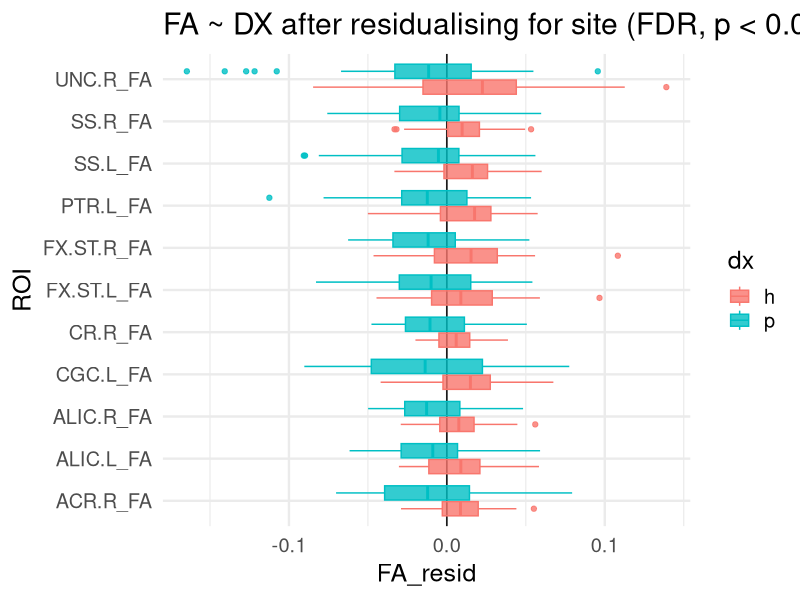
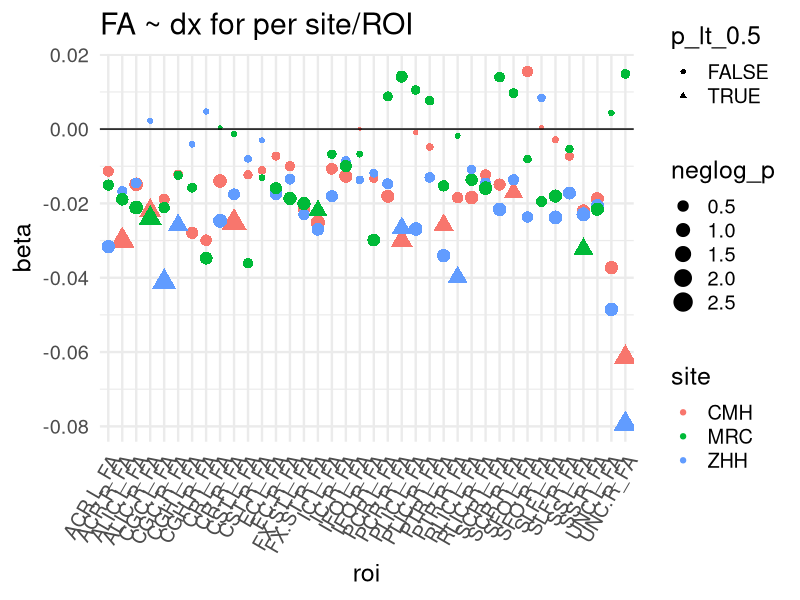
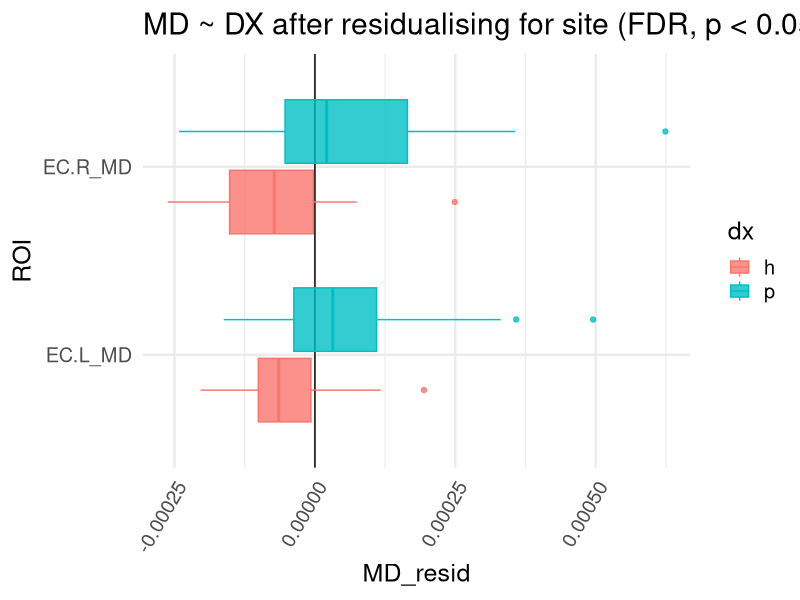
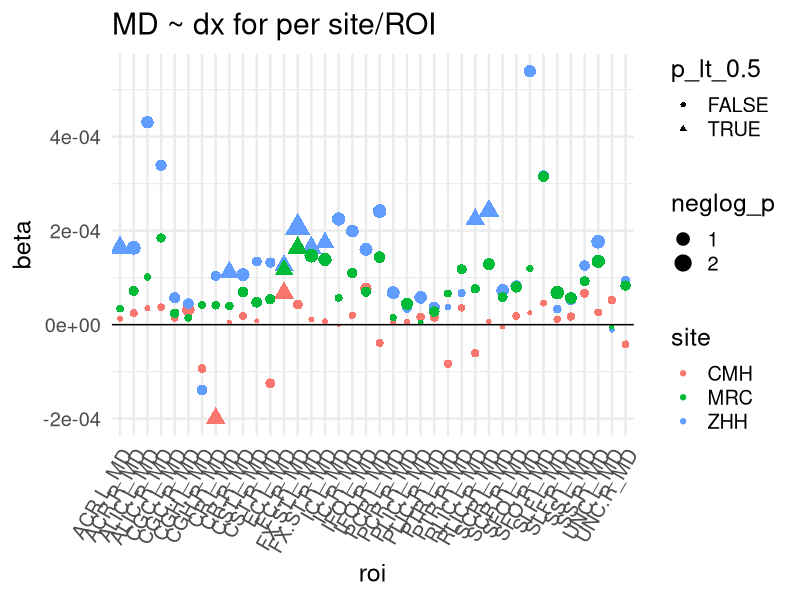

Reproduce these figures in R, in order.
# An analysis of the enigma whitematter measures
library(reshape2)
library(ggplot2)
theme_set(theme_minimal(base_size = 18))

######################################################################
#### FA
# First, fetch all of the DTI data and merge with the DX indicator
fa = read.csv('data/enigmaDTI-FA-results.csv')
fa$id = as.character(fa$id)
fa$site = as.factor(unlist(lapply(fa$id, function (x) { unlist(strsplit(x,c("_"),fixed=T))[2]} ))) # extract site from scan id

demog = read.csv('data/demog.csv')
demog$id = as.character(demog$id)
demog = subset(demog, dx != "x")
demog$dx = factor(demog$dx)
data = merge(fa,demog)

# Make a nice data.frame with ROI by FA, and only keep the L and R FA values
df = melt(data, id.vars = c("id", "site", "dx"), variable.name="ROI", value.name="FA")
df = subset(df, grepl("\\.[LR]_FA$", as.character(df$ROI)))
df$ROI = factor(df$ROI)
# ggplot(data = df, aes(x=site, y=FA, colour=dx)) + geom_boxplot() + facet_wrap(~ROI)


#
# Run t-tests per ROI for FA ~ DX and then correct for multiple comparisons
#
# t-tests http://stats.stackexchange.com/questions/128894/p-value-correction-for-multiple-t-tests
p.ttest = do.call("rbind", 
                lapply(split(df, df$ROI), 
                       function(x) t.test(FA ~ dx, x)$p.value))
p.ttest = cbind(p.ttest, 
                 p.adjust(p.ttest, method="fdr"), 
                 p.adjust(p.ttest, method="bonferroni"))
colnames(p.ttest) = c("raw", "fdr", "bonferroni")
p.ttest = as.data.frame(p.ttest)
sig.ttest = subset(p.ttest, fdr < 0.05)

#
# Residualize site (FA ~ site) and redo t-tests
#
df$FA_resid =  melt(sapply(split(df, df$ROI), function(x) { resid(lm(FA ~ site, x)) }))$value
#ggplot(data = df, aes(x=dx, y=FA_resid, colour=dx)) + geom_boxplot() + facet_wrap(~ROI)
p.resid = do.call("rbind", 
                  lapply(split(df, df$ROI), 
                         function(x) t.test(FA_resid ~ dx, x)$p.value))
p.resid = cbind(p.resid, 
                p.adjust(p.resid, method="fdr"), 
                p.adjust(p.resid, method="bonferroni"))
colnames(p.resid) = c("raw", "fdr", "bonferroni")
p.resid = as.data.frame(p.resid)
sig.resid = subset(p.resid, fdr < 0.05)

df.sig.resid = subset(df, ROI %in% rownames(sig.resid))
ggplot(data = df.sig.resid, aes(x=ROI, y=FA_resid, fill=dx, color=dx)) + 
  geom_hline(aes(yintercept=0)) + 
  geom_boxplot(alpha=0.8) +
  ggtitle("FA ~ DX after residualising for site (FDR, p < 0.05)") + coord_flip()

#
# independant T-tests for each site/ROI combination
#
p.value = c()
beta = c()
n = c()
site_list = c()
roi = c()
index = 1
for (site_x in c("CMH", "ZHH", "MRC")) {
  site_df = subset(df, site == site_x)
  for (ROI_x in unique(as.character(df$ROI))) {
    roi_df = subset(site_df, ROI == ROI_x)
    mod = lm(FA ~ dx, roi_df)
    p.value[index] = anova(mod)[1,5]
    beta[index] = mod$coef[2]
    n[index] = nrow(roi_df)  # missing values counted, get this from model? 
    site_list[index] = site_x
    roi[index] = ROI_x
    index = index + 1
  }
}
df.ind = data.frame(site = as.factor(site_list), 
                    roi = as.factor(roi), 
                    beta = beta, 
                    p.value = p.value, 
                    n = n)

df.ind$p_lt_0.5 = ifelse(df.ind$p.value < 0.05, T, F)
df.ind$site = as.factor(df.ind$site)
df.ind$neglog_p = -log(df.ind$p.value, base = 10)

ggplot(df.ind, aes(x = roi, 
                   y = beta, 
                   size = neglog_p, 
                   shape = p_lt_0.5, 
                   color=site)) + 
  geom_point() + 
  geom_hline(aes(yintercept=0)) + 
  theme(axis.text.x = element_text(angle = 60, hjust = 1)) +
  ggtitle("FA ~ dx for per site/ROI")


######################################################################
#### MD
# First, fetch all of the DTI data and merge with the DX indicator
md = read.csv('data/enigmaDTI-MD-results.csv')
md$id = as.character(md$id)
md$site = as.factor(unlist(lapply(md$id, function (x) { unlist(strsplit(x,c("_"),fixed=T))[2]} ))) # extract site from scan id

demog = read.csv('data/demog.csv')
demog$id = as.character(demog$id)
demog = subset(demog, dx != "x")
demog$dx = factor(demog$dx)
data = merge(md,demog)

# Make a nice data.frame with ROI by MD, and only keep the L and R MD values
df = melt(data, id.vars = c("id", "site", "dx"), variable.name="ROI", value.name="MD")
df = subset(df, grepl("\\.[LR]_MD$", as.character(df$ROI)))
df$ROI = factor(df$ROI)

#
# Run t-tests per ROI for MD ~ DX and then correct for multiple comparisons
#
# t-tests http://stats.stackexchange.com/questions/128894/p-value-correction-for-multiple-t-tests
p.ttest = do.call("rbind", 
                  lapply(split(df, df$ROI), 
                         function(x) t.test(MD ~ dx, x)$p.value))

p.ttest = cbind(p.ttest, 
                p.adjust(p.ttest, method="fdr"), 
                p.adjust(p.ttest, method="bonferroni"))
colnames(p.ttest) = c("raw", "fdr", "bonferroni")
p.ttest = as.data.frame(p.ttest)
sig.ttest = subset(p.ttest, fdr < 0.05)

#
# Residualize site (MD ~ site) and redo t-tests
#
df$MD_resid =  melt(sapply(split(df, df$ROI), function(x) { resid(lm(MD ~ site, x)) }))$value
#ggplot(data = df, aes(x=dx, y=FA_resid, colour=dx)) + geom_boxplot() + facet_wrap(~ROI)
p.resid = do.call("rbind", 
                  lapply(split(df, df$ROI), 
                         function(x) t.test(MD_resid ~ dx, x)$p.value))
p.resid = cbind(p.resid, 
                p.adjust(p.resid, method="fdr"), 
                p.adjust(p.resid, method="bonferroni"))
colnames(p.resid) = c("raw", "fdr", "bonferroni")
p.resid = as.data.frame(p.resid)
sig.resid = subset(p.resid, fdr < 0.05)

df.sig.resid = subset(df, ROI %in% rownames(sig.resid))
ggplot(data = df.sig.resid, aes(x=ROI, y=MD_resid, fill=dx, color=dx)) + 
  geom_hline(aes(yintercept=0)) + 
  geom_boxplot( alpha=0.8) +
  theme(axis.text.x = element_text(angle = 60, hjust = 1)) +
  ggtitle("MD ~ DX after residualising for site (FDR, p < 0.05)") + coord_flip()

#
# independant T-tests for each site/ROI combination
#
p.value = c()
beta = c()
n = c()
site_list = c()
roi = c()
index = 1
for (site_x in c("CMH", "ZHH", "MRC")) {
  site_df = subset(df, site == site_x)
  for (ROI_x in unique(as.character(df$ROI))) {
    roi_df = subset(site_df, ROI == ROI_x)
    mod = lm(MD ~ dx, roi_df)
    p.value[index] = anova(mod)[1,5]
    beta[index] = mod$coef[2]
    n[index] = nrow(roi_df)  # missing values counted, get this from model? 
    site_list[index] = site_x
    roi[index] = ROI_x
    index = index + 1
  }
}
df.ind = data.frame(site = as.factor(site_list), 
                    roi = as.factor(roi), 
                    beta = beta, 
                    p.value = p.value, 
                    n = n)

df.ind$p_lt_0.5 = ifelse(df.ind$p.value < 0.05, T, F)
df.ind$site = as.factor(df.ind$site)
df.ind$neglog_p = -log(df.ind$p.value, base = 10)

ggplot(df.ind, aes(x = roi, 
                   y = beta, 
                   size = neglog_p, 
                   shape = p_lt_0.5, 
                   color=site)) + 
  geom_point() + 
  geom_hline(aes(yintercept=0)) + 
  theme(axis.text.x = element_text(angle = 60, hjust = 1)) +
  ggtitle("MD ~ dx for per site/ROI")

